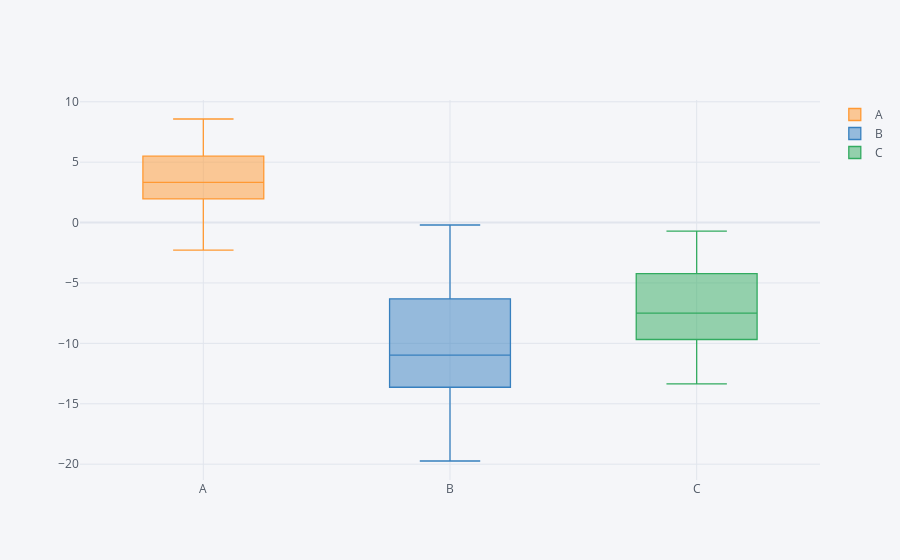

The cell this chart's notebook holds for it:
### Markdown cell above
### Box Plot and Area Plot

### Code cell
df.iplot(kind='box')
